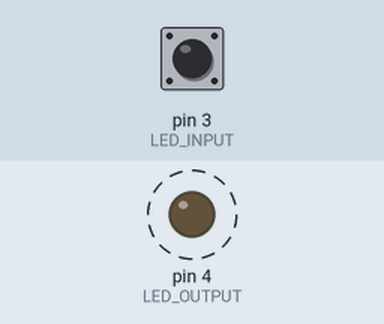
The sketch below on a simulated Arduino Uno, built with avr-gcc and run on an emulated ATmega328P. Parts: output pins drawn as LEDs (lit = HIGH). Dashed ring = blinking. The inputs (shaded band) are chosen by the test bench; at power-on: pin 3 (LED_INPUT) HIGH.

Above: at 1.8 s.
1.9 s: pin 3 (LED_INPUT) pulled LOW for 0.6 s
At 2.95 s:
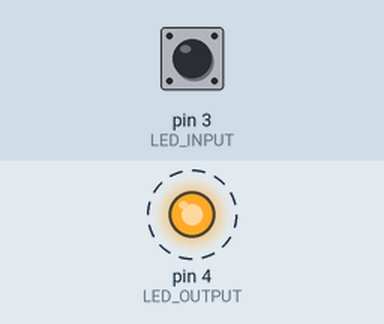
4.9 s: pin 3 (LED_INPUT) pulled LOW for 1 s
7.4 s: pin 3 (LED_INPUT) pulled LOW for 3.2 s
At 11.3 s:
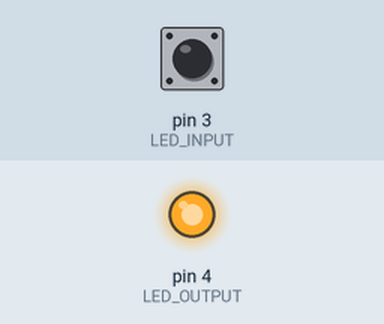
Timing chart, 0 to 12.8 s (numbered marks = the images above; inputs shaded):
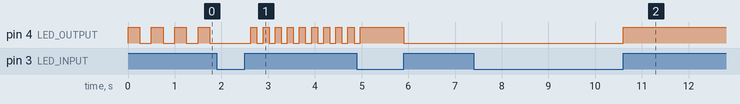

The sketch:

LEDModes.ino
```cpp
#define LED_OUTPUT 4
#define LED_INPUT 3

int mode = 0;
int maxModes = 4;

void setup() {
  pinMode(LED_OUTPUT, OUTPUT);
  pinMode(LED_INPUT, INPUT_PULLUP);
}

void loop() {
  if (digitalRead(LED_INPUT) == LOW) {
    mode++;
    mode = mode % maxModes;
    while (digitalRead(LED_INPUT) == LOW) {
      delay(1);
    }
  }

  switch (mode) {
    case 0:
      digitalWrite(LED_OUTPUT, HIGH);
      delay(250);
      digitalWrite(LED_OUTPUT, LOW);
      delay(250);
      break;
    case 1:
      for (int i = 0; i < 256; i++) {
        analogWrite(LED_OUTPUT, i);
        delay(1);
      }
      break;
    case 2:
      analogWrite(LED_OUTPUT, 0);
      break;
    case 3:
      analogWrite(LED_OUTPUT, 255);
      break;
    default:
      break;
  }

}
```

Measured:
- after the input at 1.9 s, pin 4 (LED_OUTPUT): alternates HIGH for 0.13 s and LOW for 0.13 s, starting after 0.73 s
- after the input at 7.4 s, pin 4 (LED_OUTPUT): LOW → HIGH after 3.2 s
- by itself, pin 4 (LED_OUTPUT): alternates HIGH for 0.25 s and LOW for 0.25 s
